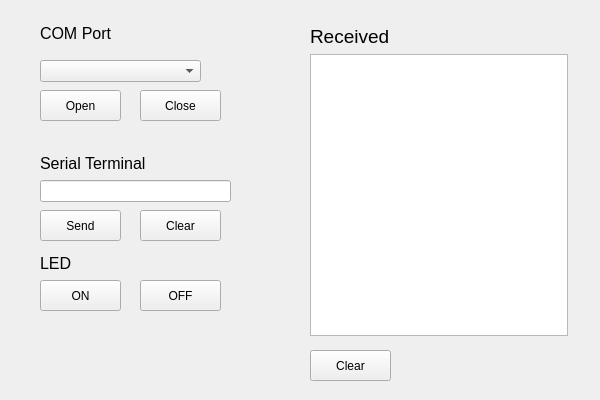
<?xml version="1.0" encoding="UTF-8"?>
<ui version="4.0">
 <class>MainWindow</class>
 <widget class="QMainWindow" name="MainWindow">
  <property name="geometry">
   <rect>
    <x>0</x>
    <y>0</y>
    <width>600</width>
    <height>400</height>
   </rect>
  </property>
  <property name="minimumSize">
   <size>
    <width>600</width>
    <height>400</height>
   </size>
  </property>
  <property name="maximumSize">
   <size>
    <width>600</width>
    <height>400</height>
   </size>
  </property>
  <property name="windowTitle">
   <string>ArduinoSerial</string>
  </property>
  <widget class="QWidget" name="centralwidget">
   <widget class="QComboBox" name="comboBox">
    <property name="geometry">
     <rect>
      <x>40</x>
      <y>60</y>
      <width>161</width>
      <height>22</height>
     </rect>
    </property>
   </widget>
   <widget class="QPushButton" name="openBtn">
    <property name="geometry">
     <rect>
      <x>40</x>
      <y>90</y>
      <width>81</width>
      <height>31</height>
     </rect>
    </property>
    <property name="text">
     <string>Open</string>
    </property>
   </widget>
   <widget class="QPushButton" name="closeBtn">
    <property name="geometry">
     <rect>
      <x>140</x>
      <y>90</y>
      <width>81</width>
      <height>31</height>
     </rect>
    </property>
    <property name="text">
     <string>Close</string>
    </property>
   </widget>
   <widget class="QPushButton" name="sendBtn">
    <property name="geometry">
     <rect>
      <x>40</x>
      <y>210</y>
      <width>81</width>
      <height>31</height>
     </rect>
    </property>
    <property name="text">
     <string>Send</string>
    </property>
   </widget>
   <widget class="QLineEdit" name="lineEdit">
    <property name="geometry">
     <rect>
      <x>40</x>
      <y>180</y>
      <width>191</width>
      <height>22</height>
     </rect>
    </property>
   </widget>
   <widget class="QLabel" name="portSelectLabel">
    <property name="geometry">
     <rect>
      <x>40</x>
      <y>20</y>
      <width>91</width>
      <height>27</height>
     </rect>
    </property>
    <property name="font">
     <font>
      <pointsize>12</pointsize>
     </font>
    </property>
    <property name="text">
     <string>COM Port</string>
    </property>
   </widget>
   <widget class="QPushButton" name="ledOnBtn">
    <property name="geometry">
     <rect>
      <x>40</x>
      <y>280</y>
      <width>81</width>
      <height>31</height>
     </rect>
    </property>
    <property name="text">
     <string>ON</string>
    </property>
    <property name="checkable">
     <bool>true</bool>
    </property>
    <attribute name="buttonGroup">
     <string notr="true">ledBtnGroup</string>
    </attribute>
   </widget>
   <widget class="QPushButton" name="ledOffBtn">
    <property name="geometry">
     <rect>
      <x>140</x>
      <y>280</y>
      <width>81</width>
      <height>31</height>
     </rect>
    </property>
    <property name="text">
     <string>OFF</string>
    </property>
    <property name="checkable">
     <bool>true</bool>
    </property>
    <attribute name="buttonGroup">
     <string notr="true">ledBtnGroup</string>
    </attribute>
   </widget>
   <widget class="QLabel" name="label_3">
    <property name="geometry">
     <rect>
      <x>40</x>
      <y>150</y>
      <width>191</width>
      <height>27</height>
     </rect>
    </property>
    <property name="font">
     <font>
      <pointsize>12</pointsize>
     </font>
    </property>
    <property name="text">
     <string>Serial Terminal</string>
    </property>
   </widget>
   <widget class="QLabel" name="label_4">
    <property name="geometry">
     <rect>
      <x>40</x>
      <y>250</y>
      <width>91</width>
      <height>27</height>
     </rect>
    </property>
    <property name="font">
     <font>
      <pointsize>12</pointsize>
     </font>
    </property>
    <property name="text">
     <string>LED </string>
    </property>
   </widget>
   <widget class="QPushButton" name="clearTextSend">
    <property name="geometry">
     <rect>
      <x>140</x>
      <y>210</y>
      <width>81</width>
      <height>31</height>
     </rect>
    </property>
    <property name="text">
     <string>Clear</string>
    </property>
    <property name="checkable">
     <bool>true</bool>
    </property>
   </widget>
   <widget class="QPushButton" name="clearTextBox">
    <property name="geometry">
     <rect>
      <x>310</x>
      <y>350</y>
      <width>81</width>
      <height>31</height>
     </rect>
    </property>
    <property name="text">
     <string>Clear</string>
    </property>
    <property name="checkable">
     <bool>true</bool>
    </property>
   </widget>
   <widget class="QWidget" name="">
    <property name="geometry">
     <rect>
      <x>310</x>
      <y>25</y>
      <width>258</width>
      <height>311</height>
     </rect>
    </property>
    <layout class="QVBoxLayout" name="verticalLayout">
     <item>
      <widget class="QLabel" name="receivedBoxLabel">
       <property name="font">
        <font>
         <pointsize>14</pointsize>
         <kerning>true</kerning>
        </font>
       </property>
       <property name="text">
        <string>Received </string>
       </property>
      </widget>
     </item>
     <item>
      <widget class="QTextEdit" name="receivedTextBox"/>
     </item>
    </layout>
   </widget>
  </widget>
 </widget>
 <resources/>
 <connections/>
 <buttongroups>
  <buttongroup name="ledBtnGroup"/>
 </buttongroups>
</ui>
